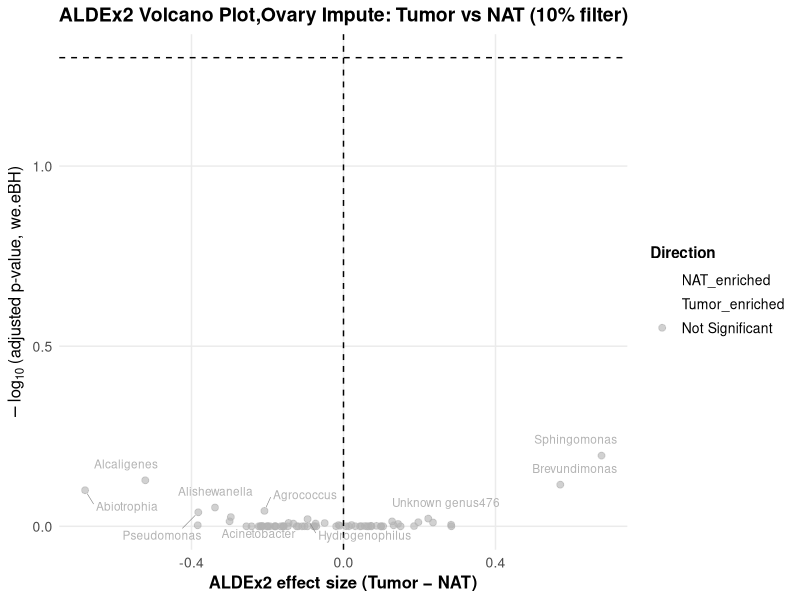
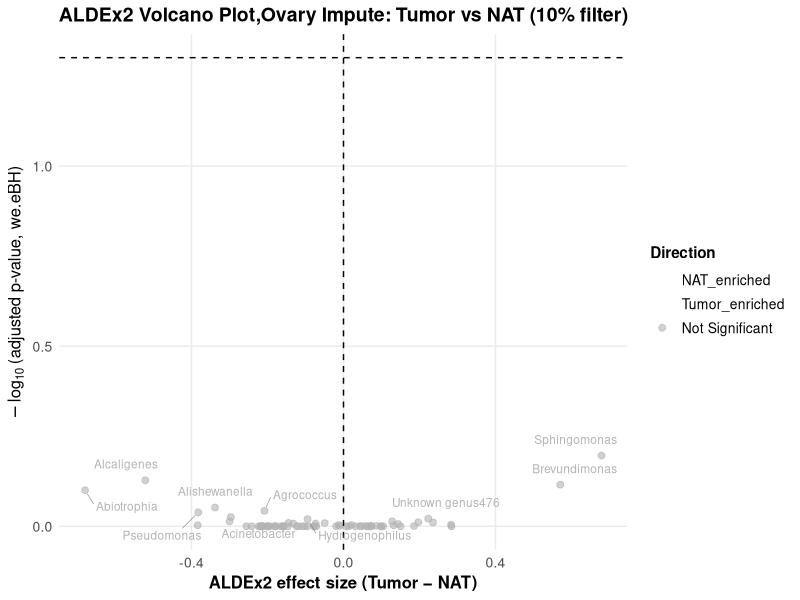
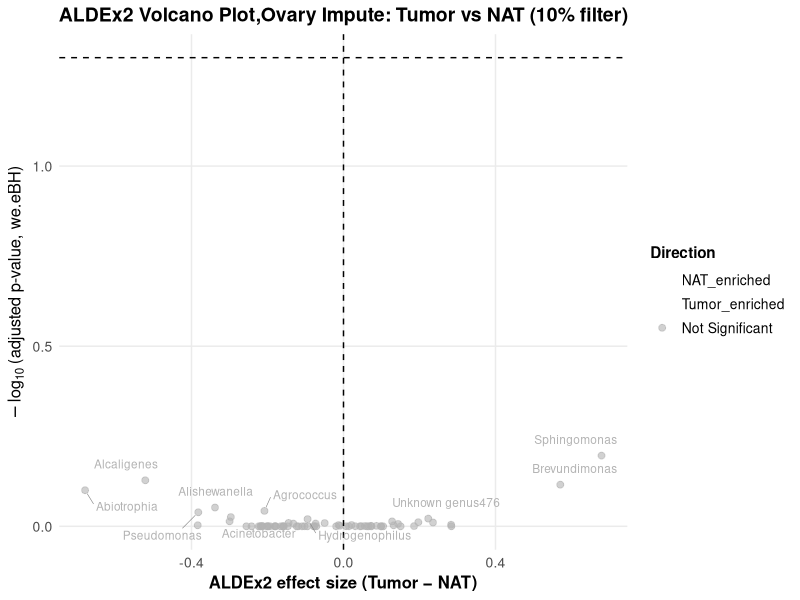

Recreate these plots in R, in order.
setwd("C:/Users/sanyu/OneDrive/Desktop/Ovary new/Viz/aldex")
library(ggplot2)
library(ggrepel)
library(dplyr)


# Load the data (full ALDEx2 table with all taxa)
# Columns: taxon, we.ep, we.eBH, wi.ep, wi.eBH, rab.*, diff.*, effect,
#          overlap, p_we, q_we, p_wi, q_wi, p_min, significant, direction
data <- read.csv("imp10pct.csv", header = TRUE)

# Use we.eBH as the adjusted p-value
padj_cutoff <- 0.05

# Add padj, -log10(padj) and direction label
data <- data %>%
  mutate(
    # adjusted p-value (Welch test BH)
    padj = we.eBH,
    
    # Y-axis: -log10(adjusted p-value)
    neglog10padj = -log10(padj),
    
    # Direction based on effect sign + padj
    direction_label = case_when(
      padj < padj_cutoff & effect > 0 ~ "Tumor_enriched",
      padj < padj_cutoff & effect < 0 ~ "NAT_enriched",
      TRUE                            ~ "Not Significant"
    )
  )

# Decide which taxa to label:
# If there are significant taxa, label those,
# otherwise label top 10 by lowest padj
n_significant <- sum(data$padj < padj_cutoff, na.rm = TRUE)

if (n_significant > 0) {
  label_data <- data %>%
    filter(padj < padj_cutoff)
  cat("Found", n_significant, "significant genera to label\n")
} else {
  label_data <- data %>%
    arrange(padj) %>%
    slice_head(n = 10)
  cat("No significant genera found. Labeling top 10 by padj\n")
}

# Keep only finite values for plotting
plot_data <- data %>%
  filter(is.finite(effect), is.finite(neglog10padj))

# Ordered factor for legend
plot_data$direction_label <- factor(
  plot_data$direction_label,
  levels = c("NAT_enriched", "Tumor_enriched", "Not Significant")
)

# Color palette
dir_cols <- c(
  "Tumor_enriched"  = "#E64B35",  # Red
  "NAT_enriched"    = "#4DBBD5",  # Blue
  "Not Significant" = "grey70"    # Grey
)

# Volcano plot
volcano_aldex <- ggplot(plot_data,
                        aes(x = effect,
                            y = neglog10padj)) +
  
  # Points colored by direction
  geom_point(aes(color = direction_label),
             size = 2,
             alpha = 0.6) +
  
  # Manual colors
  scale_color_manual(
    values = dir_cols,
    name   = "Direction",
    drop   = FALSE
  ) +
  
  # Horizontal line at padj = 0.05
  geom_hline(
    yintercept = -log10(padj_cutoff),
    linetype   = "dashed",
    color      = "black",
    linewidth  = 0.5
  ) +
  
  # Vertical line at effect = 0
  geom_vline(
    xintercept = 0,
    linetype   = "dashed",
    color      = "black",
    linewidth  = 0.5
  ) +
  
  # Labels for significant genera (or top 10)
  geom_text_repel(
    data = label_data,
    aes(label = taxon, color = direction_label),
    size          = 3,
    max.overlaps  = 20,
    box.padding   = 0.5,
    point.padding = 0.3,
    segment.color = "grey50",
    segment.size  = 0.2,
    show.legend   = FALSE
  ) +
  
  # Titles and axis labels
  labs(
    title = "ALDEx2 Volcano Plot,Ovary Impute: Tumor vs NAT (10% filter)",
    x     = "ALDEx2 effect size (Tumor − NAT)",
    y     = expression(-log[10]~"(adjusted p-value, we.eBH)")
  ) +
  
  # Clean theme
  theme_minimal() +
  theme(
    plot.title       = element_text(hjust = 0.5, face = "bold", size = 14),
    axis.title       = element_text(size = 12, face = "bold"),
    axis.text        = element_text(size = 10),
    legend.title     = element_text(size = 11, face = "bold"),
    legend.text      = element_text(size = 10),
    legend.position  = "right",
    panel.grid.minor = element_blank()
  )

# Show plot
print(volcano_aldex)

# Save plot
ggsave("vpimp10pct_aldex.png", plot = volcano_aldex,
       width = 10, height = 8, dpi = 300)
ggsave("vpimp10pct_aldex.pdf", plot = volcano_aldex,
       width = 10, height = 8)
